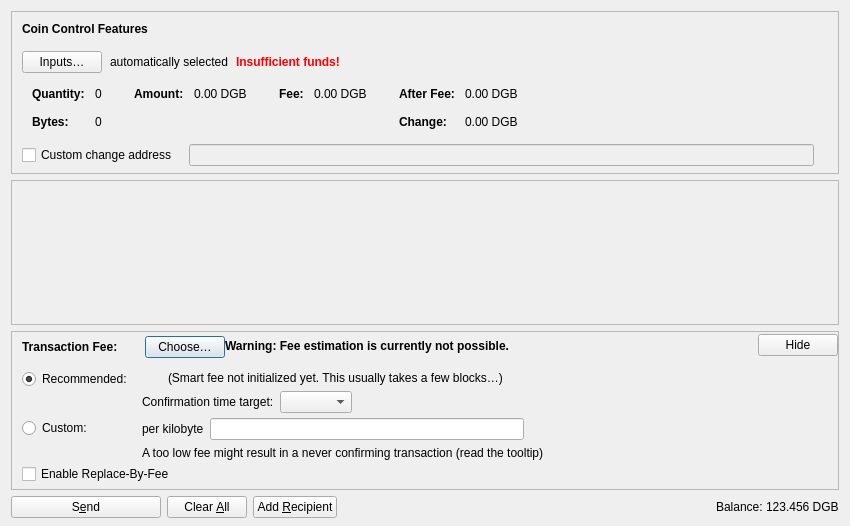
<?xml version="1.0" encoding="UTF-8"?>
<ui version="4.0">
 <class>SendCoinsDialog</class>
 <widget class="QDialog" name="SendCoinsDialog">
  <property name="geometry">
   <rect>
    <x>0</x>
    <y>0</y>
    <width>850</width>
    <height>526</height>
   </rect>
  </property>
  <property name="windowTitle">
   <string>Send Coins</string>
  </property>
  <layout class="QVBoxLayout" name="verticalLayout" stretch="0,1,0,0">
   <property name="bottomMargin">
    <number>8</number>
   </property>
   <item>
    <widget class="QFrame" name="frameCoinControl">
     <property name="sizePolicy">
      <sizepolicy hsizetype="Expanding" vsizetype="Expanding">
       <horstretch>0</horstretch>
       <verstretch>0</verstretch>
      </sizepolicy>
     </property>
     <property name="maximumSize">
      <size>
       <width>16777215</width>
       <height>16777215</height>
      </size>
     </property>
     <property name="frameShape">
      <enum>QFrame::StyledPanel</enum>
     </property>
     <property name="frameShadow">
      <enum>QFrame::Sunken</enum>
     </property>
     <layout class="QVBoxLayout" name="verticalLayoutCoinControl2">
      <property name="spacing">
       <number>0</number>
      </property>
      <property name="leftMargin">
       <number>0</number>
      </property>
      <property name="topMargin">
       <number>0</number>
      </property>
      <property name="rightMargin">
       <number>0</number>
      </property>
      <property name="bottomMargin">
       <number>6</number>
      </property>
      <item>
       <layout class="QVBoxLayout" name="verticalLayoutCoinControl" stretch="0,0,0,0,1">
        <property name="spacing">
         <number>0</number>
        </property>
        <property name="leftMargin">
         <number>10</number>
        </property>
        <property name="topMargin">
         <number>10</number>
        </property>
        <item>
         <layout class="QHBoxLayout" name="horizontalLayoutCoinControl1">
          <property name="bottomMargin">
           <number>15</number>
          </property>
          <item>
           <widget class="QLabel" name="labelCoinControlFeatures">
            <property name="sizePolicy">
             <sizepolicy hsizetype="Preferred" vsizetype="Maximum">
              <horstretch>0</horstretch>
              <verstretch>0</verstretch>
             </sizepolicy>
            </property>
            <property name="font">
             <font>
              <weight>75</weight>
              <bold>true</bold>
             </font>
            </property>
            <property name="styleSheet">
             <string notr="true">font-weight:bold;</string>
            </property>
            <property name="text">
             <string>Coin Control Features</string>
            </property>
           </widget>
          </item>
         </layout>
        </item>
        <item>
         <layout class="QHBoxLayout" name="horizontalLayoutCoinControl2" stretch="0,0,0,0">
          <property name="spacing">
           <number>8</number>
          </property>
          <property name="bottomMargin">
           <number>10</number>
          </property>
          <item>
           <widget class="QPushButton" name="pushButtonCoinControl">
            <property name="styleSheet">
             <string notr="true"/>
            </property>
            <property name="text">
             <string>Inputs…</string>
            </property>
            <property name="autoDefault">
             <bool>false</bool>
            </property>
           </widget>
          </item>
          <item>
           <widget class="QLabel" name="labelCoinControlAutomaticallySelected">
            <property name="text">
             <string>automatically selected</string>
            </property>
            <property name="margin">
             <number>5</number>
            </property>
           </widget>
          </item>
          <item>
           <widget class="QLabel" name="labelCoinControlInsuffFunds">
            <property name="font">
             <font>
              <weight>75</weight>
              <bold>true</bold>
             </font>
            </property>
            <property name="styleSheet">
             <string notr="true">color:red;font-weight:bold;</string>
            </property>
            <property name="text">
             <string>Insufficient funds!</string>
            </property>
            <property name="margin">
             <number>5</number>
            </property>
           </widget>
          </item>
          <item>
           <spacer name="horizontalSpacerCoinControl">
            <property name="orientation">
             <enum>Qt::Horizontal</enum>
            </property>
            <property name="sizeHint" stdset="0">
             <size>
              <width>40</width>
              <height>1</height>
             </size>
            </property>
           </spacer>
          </item>
         </layout>
        </item>
        <item>
         <widget class="QWidget" name="widgetCoinControl" native="true">
          <property name="sizePolicy">
           <sizepolicy hsizetype="Preferred" vsizetype="Preferred">
            <horstretch>0</horstretch>
            <verstretch>0</verstretch>
           </sizepolicy>
          </property>
          <property name="minimumSize">
           <size>
            <width>0</width>
            <height>0</height>
           </size>
          </property>
          <property name="styleSheet">
           <string notr="true"/>
          </property>
          <layout class="QHBoxLayout" name="horizontalLayoutCoinControl5">
           <property name="leftMargin">
            <number>0</number>
           </property>
           <property name="topMargin">
            <number>0</number>
           </property>
           <property name="rightMargin">
            <number>0</number>
           </property>
           <property name="bottomMargin">
            <number>0</number>
           </property>
           <item>
            <layout class="QHBoxLayout" name="horizontalLayoutCoinControl3" stretch="0,0,0,1">
             <property name="spacing">
              <number>20</number>
             </property>
             <property name="topMargin">
              <number>0</number>
             </property>
             <property name="bottomMargin">
              <number>10</number>
             </property>
             <item>
              <layout class="QFormLayout" name="formLayoutCoinControl1">
               <property name="labelAlignment">
                <set>Qt::AlignLeft|Qt::AlignVCenter</set>
               </property>
               <property name="horizontalSpacing">
                <number>10</number>
               </property>
               <property name="verticalSpacing">
                <number>14</number>
               </property>
               <property name="leftMargin">
                <number>10</number>
               </property>
               <property name="topMargin">
                <number>4</number>
               </property>
               <property name="rightMargin">
                <number>6</number>
               </property>
               <item row="0" column="0">
                <widget class="QLabel" name="labelCoinControlQuantityText">
                 <property name="font">
                  <font>
                   <weight>75</weight>
                   <bold>true</bold>
                  </font>
                 </property>
                 <property name="text">
                  <string>Quantity:</string>
                 </property>
                 <property name="margin">
                  <number>0</number>
                 </property>
                </widget>
               </item>
               <item row="0" column="1">
                <widget class="QLabel" name="labelCoinControlQuantity">
                 <property name="cursor">
                  <cursorShape>IBeamCursor</cursorShape>
                 </property>
                 <property name="contextMenuPolicy">
                  <enum>Qt::ActionsContextMenu</enum>
                 </property>
                 <property name="text">
                  <string notr="true">0</string>
                 </property>
                 <property name="margin">
                  <number>0</number>
                 </property>
                 <property name="textInteractionFlags">
                  <set>Qt::LinksAccessibleByMouse|Qt::TextSelectableByKeyboard|Qt::TextSelectableByMouse</set>
                 </property>
                </widget>
               </item>
               <item row="1" column="0">
                <widget class="QLabel" name="labelCoinControlBytesText">
                 <property name="font">
                  <font>
                   <weight>75</weight>
                   <bold>true</bold>
                  </font>
                 </property>
                 <property name="text">
                  <string>Bytes:</string>
                 </property>
                </widget>
               </item>
               <item row="1" column="1">
                <widget class="QLabel" name="labelCoinControlBytes">
                 <property name="cursor">
                  <cursorShape>IBeamCursor</cursorShape>
                 </property>
                 <property name="contextMenuPolicy">
                  <enum>Qt::ActionsContextMenu</enum>
                 </property>
                 <property name="text">
                  <string notr="true">0</string>
                 </property>
                 <property name="textInteractionFlags">
                  <set>Qt::LinksAccessibleByMouse|Qt::TextSelectableByKeyboard|Qt::TextSelectableByMouse</set>
                 </property>
                </widget>
               </item>
              </layout>
             </item>
             <item>
              <layout class="QFormLayout" name="formLayoutCoinControl2">
               <property name="horizontalSpacing">
                <number>10</number>
               </property>
               <property name="verticalSpacing">
                <number>14</number>
               </property>
               <property name="leftMargin">
                <number>6</number>
               </property>
               <property name="topMargin">
                <number>4</number>
               </property>
               <property name="rightMargin">
                <number>6</number>
               </property>
               <item row="0" column="0">
                <widget class="QLabel" name="labelCoinControlAmountText">
                 <property name="font">
                  <font>
                   <weight>75</weight>
                   <bold>true</bold>
                  </font>
                 </property>
                 <property name="text">
                  <string>Amount:</string>
                 </property>
                 <property name="margin">
                  <number>0</number>
                 </property>
                </widget>
               </item>
               <item row="0" column="1">
                <widget class="QLabel" name="labelCoinControlAmount">
                 <property name="cursor">
                  <cursorShape>IBeamCursor</cursorShape>
                 </property>
                 <property name="contextMenuPolicy">
                  <enum>Qt::ActionsContextMenu</enum>
                 </property>
                 <property name="text">
                  <string notr="true">0.00 DGB</string>
                 </property>
                 <property name="textInteractionFlags">
                  <set>Qt::LinksAccessibleByMouse|Qt::TextSelectableByKeyboard|Qt::TextSelectableByMouse</set>
                 </property>
                </widget>
               </item>
              </layout>
             </item>
             <item>
              <layout class="QFormLayout" name="formLayoutCoinControl3">
               <property name="horizontalSpacing">
                <number>10</number>
               </property>
               <property name="verticalSpacing">
                <number>14</number>
               </property>
               <property name="leftMargin">
                <number>6</number>
               </property>
               <property name="topMargin">
                <number>4</number>
               </property>
               <property name="rightMargin">
                <number>6</number>
               </property>
               <item row="0" column="0">
                <widget class="QLabel" name="labelCoinControlFeeText">
                 <property name="font">
                  <font>
                   <weight>75</weight>
                   <bold>true</bold>
                  </font>
                 </property>
                 <property name="text">
                  <string>Fee:</string>
                 </property>
                 <property name="margin">
                  <number>0</number>
                 </property>
                </widget>
               </item>
               <item row="0" column="1">
                <widget class="QLabel" name="labelCoinControlFee">
                 <property name="cursor">
                  <cursorShape>IBeamCursor</cursorShape>
                 </property>
                 <property name="contextMenuPolicy">
                  <enum>Qt::ActionsContextMenu</enum>
                 </property>
                 <property name="text">
                  <string notr="true">0.00 DGB</string>
                 </property>
                 <property name="textInteractionFlags">
                  <set>Qt::LinksAccessibleByMouse|Qt::TextSelectableByKeyboard|Qt::TextSelectableByMouse</set>
                 </property>
                </widget>
               </item>
              </layout>
             </item>
             <item>
              <layout class="QFormLayout" name="formLayoutCoinControl4">
               <property name="labelAlignment">
                <set>Qt::AlignLeft|Qt::AlignVCenter</set>
               </property>
               <property name="horizontalSpacing">
                <number>10</number>
               </property>
               <property name="verticalSpacing">
                <number>14</number>
               </property>
               <property name="leftMargin">
                <number>6</number>
               </property>
               <property name="topMargin">
                <number>4</number>
               </property>
               <property name="rightMargin">
                <number>6</number>
               </property>
               <item row="0" column="0">
                <widget class="QLabel" name="labelCoinControlAfterFeeText">
                 <property name="font">
                  <font>
                   <weight>75</weight>
                   <bold>true</bold>
                  </font>
                 </property>
                 <property name="text">
                  <string>After Fee:</string>
                 </property>
                 <property name="margin">
                  <number>0</number>
                 </property>
                </widget>
               </item>
               <item row="0" column="1">
                <widget class="QLabel" name="labelCoinControlAfterFee">
                 <property name="cursor">
                  <cursorShape>IBeamCursor</cursorShape>
                 </property>
                 <property name="contextMenuPolicy">
                  <enum>Qt::ActionsContextMenu</enum>
                 </property>
                 <property name="text">
                  <string notr="true">0.00 DGB</string>
                 </property>
                 <property name="textInteractionFlags">
                  <set>Qt::LinksAccessibleByMouse|Qt::TextSelectableByKeyboard|Qt::TextSelectableByMouse</set>
                 </property>
                </widget>
               </item>
               <item row="1" column="0">
                <widget class="QLabel" name="labelCoinControlChangeText">
                 <property name="font">
                  <font>
                   <weight>75</weight>
                   <bold>true</bold>
                  </font>
                 </property>
                 <property name="text">
                  <string>Change:</string>
                 </property>
                </widget>
               </item>
               <item row="1" column="1">
                <widget class="QLabel" name="labelCoinControlChange">
                 <property name="cursor">
                  <cursorShape>IBeamCursor</cursorShape>
                 </property>
                 <property name="contextMenuPolicy">
                  <enum>Qt::ActionsContextMenu</enum>
                 </property>
                 <property name="text">
                  <string notr="true">0.00 DGB</string>
                 </property>
                 <property name="textInteractionFlags">
                  <set>Qt::LinksAccessibleByMouse|Qt::TextSelectableByKeyboard|Qt::TextSelectableByMouse</set>
                 </property>
                </widget>
               </item>
              </layout>
             </item>
            </layout>
           </item>
          </layout>
         </widget>
        </item>
        <item>
         <layout class="QHBoxLayout" name="horizontalLayoutCoinControl4" stretch="0,0,0">
          <property name="spacing">
           <number>12</number>
          </property>
          <property name="sizeConstraint">
           <enum>QLayout::SetDefaultConstraint</enum>
          </property>
          <property name="topMargin">
           <number>5</number>
          </property>
          <property name="rightMargin">
           <number>5</number>
          </property>
          <item>
           <widget class="QCheckBox" name="checkBoxCoinControlChange">
            <property name="toolTip">
             <string>If this is activated, but the change address is empty or invalid, change will be sent to a newly generated address.</string>
            </property>
            <property name="text">
             <string>Custom change address</string>
            </property>
           </widget>
          </item>
          <item>
           <widget class="QValidatedLineEdit" name="lineEditCoinControlChange">
            <property name="enabled">
             <bool>false</bool>
            </property>
            <property name="sizePolicy">
             <sizepolicy hsizetype="Expanding" vsizetype="Fixed">
              <horstretch>0</horstretch>
              <verstretch>0</verstretch>
             </sizepolicy>
            </property>
           </widget>
          </item>
          <item>
           <widget class="QLabel" name="labelCoinControlChangeLabel">
            <property name="sizePolicy">
             <sizepolicy hsizetype="Preferred" vsizetype="Expanding">
              <horstretch>0</horstretch>
              <verstretch>0</verstretch>
             </sizepolicy>
            </property>
            <property name="minimumSize">
             <size>
              <width>0</width>
              <height>0</height>
             </size>
            </property>
            <property name="text">
             <string/>
            </property>
            <property name="margin">
             <number>3</number>
            </property>
           </widget>
          </item>
         </layout>
        </item>
        <item>
         <spacer name="verticalSpacerCoinControl">
          <property name="orientation">
           <enum>Qt::Vertical</enum>
          </property>
          <property name="sizeHint" stdset="0">
           <size>
            <width>800</width>
            <height>1</height>
           </size>
          </property>
         </spacer>
        </item>
       </layout>
      </item>
     </layout>
    </widget>
   </item>
   <item>
    <widget class="QScrollArea" name="scrollArea">
     <property name="widgetResizable">
      <bool>true</bool>
     </property>
     <widget class="QWidget" name="scrollAreaWidgetContents">
      <property name="geometry">
       <rect>
        <x>0</x>
        <y>0</y>
        <width>830</width>
        <height>104</height>
       </rect>
      </property>
      <layout class="QVBoxLayout" name="verticalLayout_2" stretch="0,1">
       <property name="leftMargin">
        <number>0</number>
       </property>
       <property name="topMargin">
        <number>0</number>
       </property>
       <property name="rightMargin">
        <number>0</number>
       </property>
       <property name="bottomMargin">
        <number>0</number>
       </property>
       <item>
        <layout class="QVBoxLayout" name="entries">
         <property name="spacing">
          <number>6</number>
         </property>
        </layout>
       </item>
       <item>
        <spacer name="verticalSpacer">
         <property name="orientation">
          <enum>Qt::Vertical</enum>
         </property>
         <property name="sizeHint" stdset="0">
          <size>
           <width>20</width>
           <height>40</height>
          </size>
         </property>
        </spacer>
       </item>
      </layout>
     </widget>
    </widget>
   </item>
   <item>
    <widget class="QFrame" name="frameFee">
     <property name="sizePolicy">
      <sizepolicy hsizetype="Expanding" vsizetype="Expanding">
       <horstretch>0</horstretch>
       <verstretch>0</verstretch>
      </sizepolicy>
     </property>
     <property name="maximumSize">
      <size>
       <width>16777215</width>
       <height>16777215</height>
      </size>
     </property>
     <property name="frameShape">
      <enum>QFrame::StyledPanel</enum>
     </property>
     <property name="frameShadow">
      <enum>QFrame::Sunken</enum>
     </property>
     <layout class="QVBoxLayout" name="verticalLayoutFee1">
      <property name="spacing">
       <number>0</number>
      </property>
      <property name="leftMargin">
       <number>0</number>
      </property>
      <property name="topMargin">
       <number>0</number>
      </property>
      <property name="rightMargin">
       <number>0</number>
      </property>
      <property name="bottomMargin">
       <number>0</number>
      </property>
      <item>
       <layout class="QVBoxLayout" name="verticalLayoutFee2" stretch="0,0,0">
        <property name="spacing">
         <number>0</number>
        </property>
        <property name="leftMargin">
         <number>10</number>
        </property>
        <property name="topMargin">
         <number>0</number>
        </property>
        <item>
         <layout class="QHBoxLayout" name="horizontalLayoutFee1">
          <property name="bottomMargin">
           <number>0</number>
          </property>
          <item>
           <layout class="QVBoxLayout" name="verticalLayoutFee7">
            <property name="spacing">
             <number>0</number>
            </property>
            <item>
             <spacer name="verticalSpacerSmartFee">
              <property name="orientation">
               <enum>Qt::Vertical</enum>
              </property>
              <property name="sizeType">
               <enum>QSizePolicy::Fixed</enum>
              </property>
              <property name="sizeHint" stdset="0">
               <size>
                <width>1</width>
                <height>4</height>
               </size>
              </property>
             </spacer>
            </item>
            <item>
             <layout class="QHBoxLayout" name="horizontalLayoutSmartFee">
              <property name="spacing">
               <number>10</number>
              </property>
              <item>
               <widget class="QLabel" name="labelFeeHeadline">
                <property name="sizePolicy">
                 <sizepolicy hsizetype="Preferred" vsizetype="Maximum">
                  <horstretch>0</horstretch>
                  <verstretch>0</verstretch>
                 </sizepolicy>
                </property>
                <property name="font">
                 <font>
                  <weight>75</weight>
                  <bold>true</bold>
                 </font>
                </property>
                <property name="styleSheet">
                 <string notr="true">font-weight:bold;</string>
                </property>
                <property name="text">
                 <string>Transaction Fee:</string>
                </property>
               </widget>
              </item>
              <item>
               <widget class="QLabel" name="labelFeeMinimized">
                <property name="text">
                 <string/>
                </property>
               </widget>
              </item>
              <item>
               <widget class="QPushButton" name="buttonChooseFee">
                <property name="text">
                 <string>Choose…</string>
                </property>
               </widget>
              </item>
             </layout>
            </item>
            <item>
             <spacer name="verticalSpacer_5">
              <property name="orientation">
               <enum>Qt::Vertical</enum>
              </property>
              <property name="sizeHint" stdset="0">
               <size>
                <width>1</width>
                <height>1</height>
               </size>
              </property>
             </spacer>
            </item>
           </layout>
          </item>
          <item>
           <widget class="QLabel" name="fallbackFeeWarningLabel">
            <property name="toolTip">
             <string>Using the fallbackfee can result in sending a transaction that will take several hours or days (or never) to confirm. Consider choosing your fee manually or wait until you have validated the complete chain.</string>
            </property>
            <property name="font">
            <font>
                <weight>75</weight>
                <bold>true</bold>
            </font>
            </property>
            <property name="text">
             <string>Warning: Fee estimation is currently not possible.</string>
            </property>
            <property name="wordWrap">
             <bool>false</bool>
            </property>
           </widget>
          </item>
          <item>
           <spacer name="horizontalSpacer_4">
            <property name="orientation">
             <enum>Qt::Horizontal</enum>
            </property>
            <property name="sizeType">
             <enum>QSizePolicy::MinimumExpanding</enum>
            </property>
            <property name="sizeHint" stdset="0">
             <size>
              <width>40</width>
              <height>20</height>
             </size>
            </property>
           </spacer>
          </item>
          <item>
           <widget class="QPushButton" name="buttonMinimizeFee">
            <property name="toolTip">
             <string>Hide transaction fee settings</string>
            </property>
            <property name="text">
             <string>Hide</string>
            </property>
           </widget>
          </item>
         </layout>
        </item>
        <item>
         <widget class="QFrame" name="frameFeeSelection">
          <layout class="QVBoxLayout" name="verticalLayoutFee12">
           <property name="spacing">
            <number>0</number>
           </property>
           <property name="leftMargin">
            <number>0</number>
           </property>
           <property name="topMargin">
            <number>0</number>
           </property>
           <property name="rightMargin">
            <number>0</number>
           </property>
           <property name="bottomMargin">
            <number>0</number>
           </property>
           <item>
            <layout class="QGridLayout" name="gridLayoutFee">
             <property name="topMargin">
              <number>10</number>
             </property>
             <property name="bottomMargin">
              <number>4</number>
             </property>
             <property name="horizontalSpacing">
              <number>10</number>
             </property>
             <property name="verticalSpacing">
              <number>4</number>
             </property>
             <item row="1" column="1">
              <layout class="QVBoxLayout" name="verticalLayoutFee8">
               <property name="spacing">
                <number>6</number>
               </property>
               <item>
                <layout class="QHBoxLayout" name="horizontalLayoutFee13">
                 <item>
                  <widget class="QLabel" name="labelCustomPerKilobyte">
                   <property name="toolTip">
                    <string>Specify a custom fee per kB (1,000 bytes) of the transaction's virtual size.

Note:  Since the fee is calculated on a per-byte basis, a fee rate of "100 satoshis per kvB" for a transaction size of 500 virtual bytes (half of 1 kvB) would ultimately yield a fee of only 50 satoshis.</string>
                   </property>
                   <property name="text">
                    <string>per kilobyte</string>
                   </property>
                  </widget>
                 </item>
                 <item>
                  <widget class="BitcoinAmountField" name="customFee"/>
                 </item>
                 <item>
                  <spacer name="horizontalSpacer_6">
                   <property name="orientation">
                    <enum>Qt::Horizontal</enum>
                   </property>
                   <property name="sizeHint" stdset="0">
                    <size>
                     <width>1</width>
                     <height>1</height>
                    </size>
                   </property>
                  </spacer>
                 </item>
                </layout>
               </item>
               <item>
                <layout class="QHBoxLayout" name="horizontalLayoutFee8">
                 <item>
                  <widget class="QLabel" name="labelCustomFeeWarning">
                   <property name="enabled">
                    <bool>true</bool>
                   </property>
                   <property name="toolTip">
                    <string>When there is less transaction volume than space in the blocks, miners as well as relaying nodes may enforce a minimum fee. Paying only this minimum fee is just fine, but be aware that this can result in a never confirming transaction once there is more demand for digibyte transactions than the network can process.</string>
                   </property>
                   <property name="text">
                    <string>A too low fee might result in a never confirming transaction (read the tooltip)</string>
                   </property>
                  </widget>
                 </item>
                 <item>
                  <spacer name="horizontalSpacer_2">
                   <property name="orientation">
                    <enum>Qt::Horizontal</enum>
                   </property>
                   <property name="sizeHint" stdset="0">
                    <size>
                     <width>1</width>
                     <height>1</height>
                    </size>
                   </property>
                  </spacer>
                 </item>
                </layout>
               </item>
              </layout>
             </item>
             <item row="0" column="0">
              <layout class="QVBoxLayout" name="verticalLayoutFee4" stretch="0,1">
               <item>
                <widget class="QRadioButton" name="radioSmartFee">
                 <property name="text">
                  <string>Recommended:</string>
                 </property>
                 <property name="checked">
                  <bool>true</bool>
                 </property>
                 <attribute name="buttonGroup">
                  <string notr="true">groupFee</string>
                 </attribute>
                </widget>
               </item>
               <item>
                <spacer name="verticalSpacer_2">
                 <property name="orientation">
                  <enum>Qt::Vertical</enum>
                 </property>
                 <property name="sizeHint" stdset="0">
                  <size>
                   <width>1</width>
                   <height>1</height>
                  </size>
                 </property>
                </spacer>
               </item>
              </layout>
             </item>
             <item row="1" column="0">
              <layout class="QVBoxLayout" name="verticalLayoutFee9" stretch="0,1">
               <item>
                <widget class="QRadioButton" name="radioCustomFee">
                 <property name="text">
                  <string>Custom:</string>
                 </property>
                 <attribute name="buttonGroup">
                  <string notr="true">groupFee</string>
                 </attribute>
                </widget>
               </item>
               <item>
                <spacer name="verticalSpacer_6">
                 <property name="orientation">
                  <enum>Qt::Vertical</enum>
                 </property>
                 <property name="sizeHint" stdset="0">
                  <size>
                   <width>1</width>
                   <height>1</height>
                  </size>
                 </property>
                </spacer>
               </item>
              </layout>
             </item>
             <item row="0" column="1">
              <layout class="QVBoxLayout" name="verticalLayoutFee3" stretch="0,0,1">
               <property name="spacing">
                <number>6</number>
               </property>
               <property name="topMargin">
                <number>2</number>
               </property>
               <item>
                <layout class="QHBoxLayout" name="horizontalLayoutFee12">
                 <item>
                  <widget class="QLabel" name="labelSmartFee">
                   <property name="text">
                    <string/>
                   </property>
                  </widget>
                 </item>
                 <item>
                  <widget class="QLabel" name="labelFeeEstimation">
                   <property name="text">
                    <string/>
                   </property>
                  </widget>
                 </item>
                 <item>
                  <widget class="QLabel" name="labelSmartFee2">
                   <property name="text">
                    <string>(Smart fee not initialized yet. This usually takes a few blocks…)</string>
                   </property>
                  </widget>
                 </item>
                 <item>
                  <spacer name="horizontalSpacer_5">
                   <property name="orientation">
                    <enum>Qt::Horizontal</enum>
                   </property>
                   <property name="sizeHint" stdset="0">
                    <size>
                     <width>1</width>
                     <height>1</height>
                    </size>
                   </property>
                  </spacer>
                 </item>
                </layout>
               </item>
               <item>
                <layout class="QHBoxLayout" name="horizontalLayoutFee9">
                 <item>
                  <layout class="QVBoxLayout" name="verticalLayoutFee6">
                   <item>
                    <widget class="QLabel" name="labelSmartFee3">
                     <property name="text">
                      <string>Confirmation time target:</string>
                     </property>
                    </widget>
                   </item>
                  </layout>
                 </item>
                 <item>
                  <layout class="QVBoxLayout" name="verticalLayoutFee5">
                   <property name="rightMargin">
                    <number>30</number>
                   </property>
                   <item>
                    <layout class="QHBoxLayout" name="horizontalLayoutConfTarget">
                     <property name="bottomMargin">
                      <number>0</number>
                     </property>
                     <item>
                      <widget class="QComboBox" name="confTargetSelector"/>
                     </item>
                     <item>
                      <spacer name="horizontalSpacerConfTarget">
                       <property name="orientation">
                        <enum>Qt::Horizontal</enum>
                       </property>
                       <property name="sizeHint" stdset="0">
                        <size>
                         <width>40</width>
                         <height>20</height>
                        </size>
                       </property>
                      </spacer>
                     </item>
                    </layout>
                   </item>
                  </layout>
                 </item>
                </layout>
               </item>
               <item>
                <spacer name="verticalSpacer_4">
                 <property name="orientation">
                  <enum>Qt::Vertical</enum>
                 </property>
                 <property name="sizeHint" stdset="0">
                  <size>
                   <width>1</width>
                   <height>1</height>
                  </size>
                 </property>
                </spacer>
               </item>
              </layout>
             </item>
            </layout>
           </item>
           <item>
            <widget class="QCheckBox" name="optInRBF">
             <property name="text">
              <string>Enable Replace-By-Fee</string>
             </property>
             <property name="toolTip">
              <string>With Replace-By-Fee (BIP-125) you can increase a transaction's fee after it is sent. Without this, a higher fee may be recommended to compensate for increased transaction delay risk.</string>
             </property>
            </widget>
           </item>
          </layout>
         </widget>
        </item>
        <item>
         <spacer name="verticalSpacerFee">
          <property name="orientation">
           <enum>Qt::Vertical</enum>
          </property>
          <property name="sizeHint" stdset="0">
           <size>
            <width>40</width>
            <height>5</height>
           </size>
          </property>
         </spacer>
        </item>
       </layout>
      </item>
     </layout>
    </widget>
   </item>
   <item>
    <layout class="QHBoxLayout" name="horizontalLayout">
     <item>
      <widget class="QPushButton" name="sendButton">
       <property name="minimumSize">
        <size>
         <width>150</width>
         <height>0</height>
        </size>
       </property>
       <property name="toolTip">
        <string>Confirm the send action</string>
       </property>
       <property name="text">
        <string>S&amp;end</string>
       </property>
       <property name="icon">
        <iconset resource="../digibyte.qrc">
         <normaloff>:/icons/send</normaloff>:/icons/send</iconset>
       </property>
       <property name="autoDefault">
        <bool>false</bool>
       </property>
       <property name="default">
        <bool>false</bool>
       </property>
      </widget>
     </item>
     <item>
      <widget class="QPushButton" name="clearButton">
       <property name="sizePolicy">
        <sizepolicy hsizetype="Minimum" vsizetype="Fixed">
         <horstretch>0</horstretch>
         <verstretch>0</verstretch>
        </sizepolicy>
       </property>
       <property name="toolTip">
        <string>Clear all fields of the form.</string>
       </property>
       <property name="text">
        <string>Clear &amp;All</string>
       </property>
       <property name="icon">
        <iconset resource="../digibyte.qrc">
         <normaloff>:/icons/remove</normaloff>:/icons/remove</iconset>
       </property>
       <property name="autoDefault">
        <bool>false</bool>
       </property>
      </widget>
     </item>
     <item>
      <widget class="QPushButton" name="addButton">
       <property name="toolTip">
        <string>Send to multiple recipients at once</string>
       </property>
       <property name="text">
        <string>Add &amp;Recipient</string>
       </property>
       <property name="icon">
        <iconset resource="../digibyte.qrc">
         <normaloff>:/icons/add</normaloff>:/icons/add</iconset>
       </property>
       <property name="autoDefault">
        <bool>false</bool>
       </property>
      </widget>
     </item>
     <item>
      <spacer name="horizontalSpacer">
       <property name="orientation">
        <enum>Qt::Horizontal</enum>
       </property>
       <property name="sizeHint" stdset="0">
        <size>
         <width>40</width>
         <height>20</height>
        </size>
       </property>
      </spacer>
     </item>
     <item>
      <layout class="QHBoxLayout" name="horizontalLayout_2">
       <property name="spacing">
        <number>3</number>
       </property>
       <item>
        <widget class="QLabel" name="labelBalanceName">
         <property name="sizePolicy">
          <sizepolicy hsizetype="Preferred" vsizetype="Fixed">
           <horstretch>0</horstretch>
           <verstretch>0</verstretch>
          </sizepolicy>
         </property>
         <property name="text">
          <string>Balance:</string>
         </property>
        </widget>
       </item>
       <item>
        <widget class="QLabel" name="labelBalance">
         <property name="sizePolicy">
          <sizepolicy hsizetype="Preferred" vsizetype="Fixed">
           <horstretch>0</horstretch>
           <verstretch>0</verstretch>
          </sizepolicy>
         </property>
         <property name="cursor">
          <cursorShape>IBeamCursor</cursorShape>
         </property>
         <property name="text">
          <string notr="true">123.456 DGB</string>
         </property>
         <property name="textInteractionFlags">
          <set>Qt::LinksAccessibleByMouse|Qt::TextSelectableByKeyboard|Qt::TextSelectableByMouse</set>
         </property>
        </widget>
       </item>
      </layout>
     </item>
    </layout>
   </item>
  </layout>
 </widget>
 <customwidgets>
  <customwidget>
   <class>QValidatedLineEdit</class>
   <extends>QLineEdit</extends>
   <header>qt/qvalidatedlineedit.h</header>
  </customwidget>
  <customwidget>
   <class>BitcoinAmountField</class>
   <extends>QLineEdit</extends>
   <header>qt/digibyteamountfield.h</header>
   <container>1</container>
  </customwidget>
 </customwidgets>
 <resources>
  <include location="../digibyte.qrc"/>
 </resources>
 <connections/>
 <buttongroups>
  <buttongroup name="groupFee"/>
 </buttongroups>
</ui>
